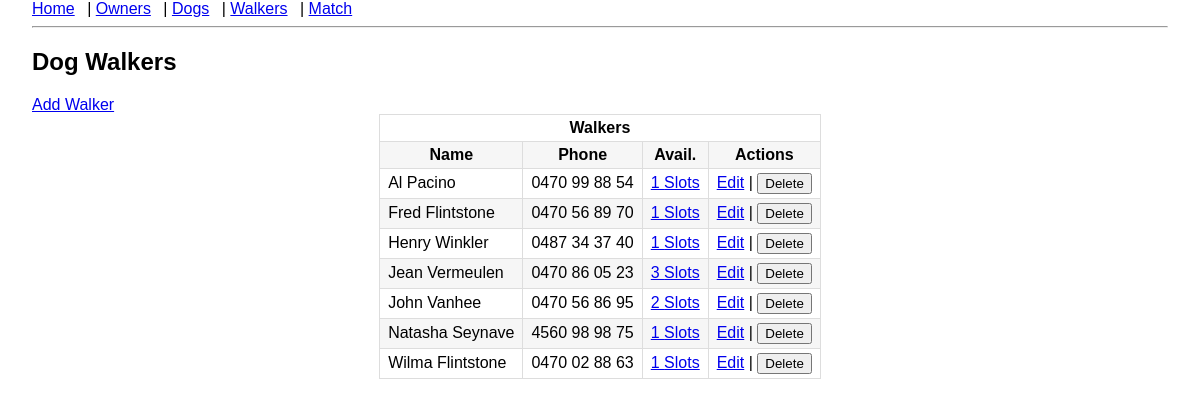
The page /walkers on the database as committed earlier.
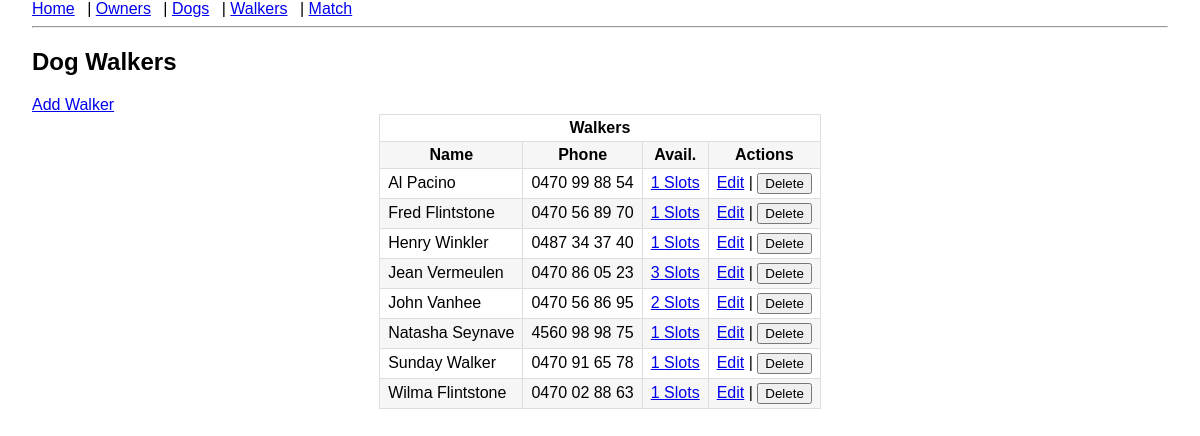
The same page on the database as committed later.
### models.py (models this page shows)
class DogWalker(db.Model):
    id = db.Column(db.Integer, primary_key=True)
    name = db.Column(db.String(100), nullable=False)
    phone = db.Column(db.String(40))
    availabilities = db.relationship(
        "Availability", backref="walker", cascade="all, delete-orphan"
    )

### app.py (the view)
@app.route("/walkers")
def walkers():
    walkers = DogWalker.query.order_by(DogWalker.name.asc()).all()
    table_name = DogWalker.__tablename__
    return render_template("walkers.html", walkers=walkers)

### templates/walkers.html
{% extends "layout.html" %}
{% block content %}
<h2>Dog Walkers</h2>
<a href="{{ url_for('add_walker') }}">Add Walker</a>
<table class="table table-striped table-centered">
    <thead>
    <tr>
        <th colspan="4">Walkers</th>
    </tr>
    <tr>
        <th>Name</th>
        <th>Phone</th>
        <th>Avail.</th>
        <th>Actions</th>
    </tr>
    </thead>
    {% for walker in walkers %}
    <tr>
        <td>{{ walker.name }}</td>
        <td>{{ walker.phone }}</td>
        <td>
            <a href="{{ url_for('manage_availability', entity='walker', entity_id=walker.id) }}">
                {{ walker.availabilities|length }} Slots
            </a>
        </td>
        <td>
            <a href="{{ url_for('edit_walker', walker_id=walker.id) }}">Edit</a>
            |
            <form action="{{ url_for('delete_walker', walker_id=walker.id) }}" method="post" style="display:inline;">
                <button type="submit" onclick="return confirm('Are you sure you want to delete this walker?');" class="btn btn-danger">
                    Delete
                </button>
            </form>
        </td>
    </tr>
    {% endfor %}
</table>
{% endblock %}

### templates/layout.html (shortened to what this page needs)
<!doctype html>
<html lang="en">
<head>
    <link href="{{ url_for('static', filename='style.css') }}" rel="stylesheet">
    <link href="{{ url_for('static', filename='css/custom.css') }}" rel="stylesheet">
</head>
<body>
<nav>
    <a href="{{ url_for('home') }}">Home</a> |
    <a href="{{ url_for('owners') }}">Owners</a> |
    <a href="{{ url_for('dogs') }}">Dogs</a> |
    <a href="{{ url_for('walkers') }}">Walkers</a> |
    <a href="{{ url_for('match') }}">Match</a>
</nav>
<hr>
{% block content %}
{% endblock %}
</body>
</html>

### static/style.css (style rules this page uses)
body { font-family: Arial, sans-serif; margin: 0 2rem; }
table { border-collapse: collapse; width: auto; margin: 0 auto; }
th, td { border: 1px solid #ddd; padding: 4px 8px; }
tr:nth-child(even) { background: #f6f6f6; }
nav a { margin-right: .5rem; }

### static/css/custom.css (style rules this page uses)
.table-centered { margin: 0 auto; width: auto; }
.table-centered th, .table-centered td { white-space: nowrap; }

Rows that differ between the two databases and show on the page:
added DogWalker: name "Sunday Walker", phone "0470 91 65 78", availabilities|length "1"
